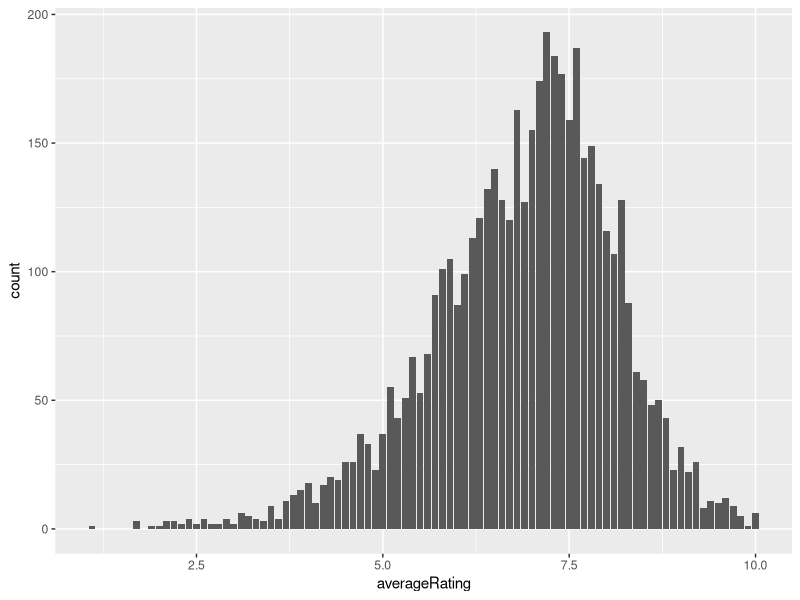
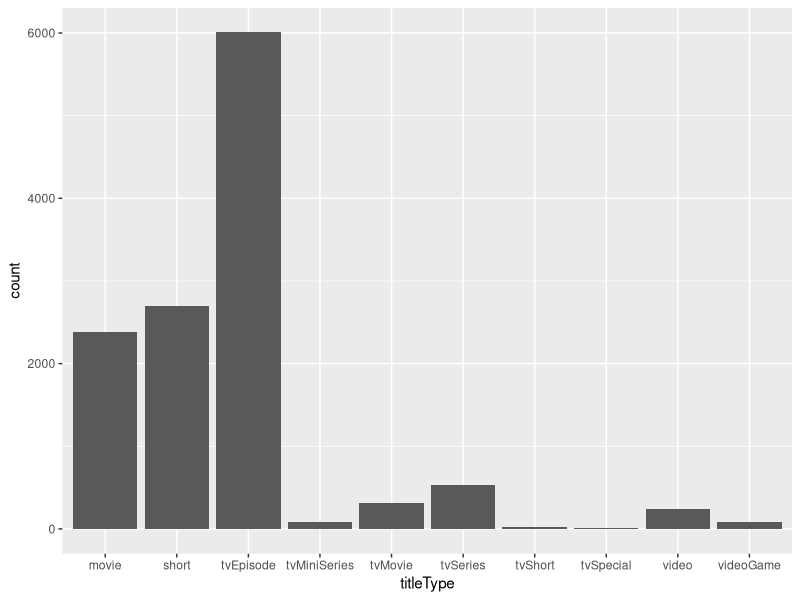
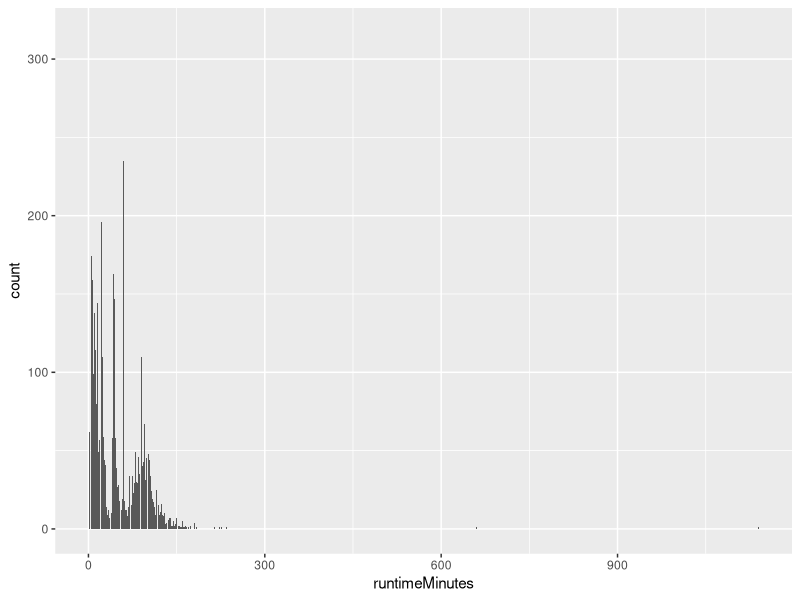
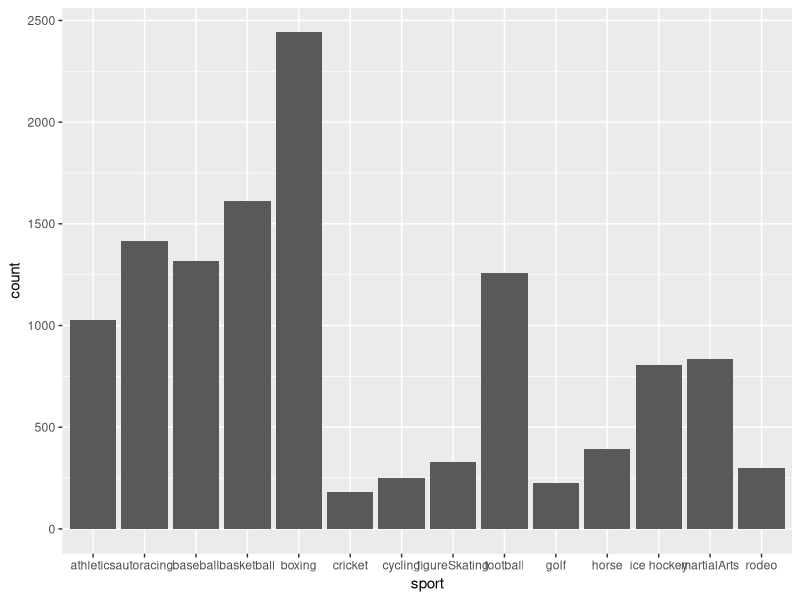
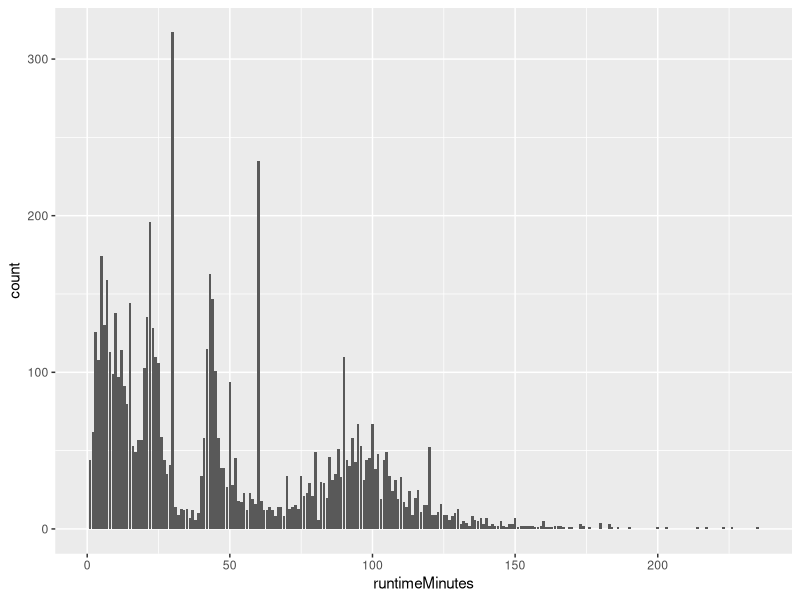

Generate these figures, in order, with R: (Note: this script raises an error after producing the figures.)
## ---- chunk 1
library(tidyverse)
## ---- chunk 2
allSportFilms <- read.csv("agbign20/data/allSportsFilms.csv")
## ---- chunk 3
allSportFilms <- allSportFilms[, -c(1,2,5,7,8)]
allSportFilms <- allSportFilms %>%
  mutate(runtimeMinutes = as.numeric(runtimeMinutes)) %>%
  filter(isAdult == "0")
allSportFilms <- allSportFilms[,-3]
## ---- chunk 4
ggplot(allSportFilms, aes(x=averageRating)) + geom_bar()
ggplot(allSportFilms, aes(x=titleType)) + geom_bar() # mostly tv episodes
ggplot(allSportFilms, aes(x=runtimeMinutes)) + geom_bar() # lets look at this one closer
ggplot(allSportFilms, aes(x=sport)) + geom_bar() # mostly boxing movies
## ---- chunk 5
allSportFilms %>% filter(runtimeMinutes <= 250) %>% ggplot(aes(x=runtimeMinutes)) + geom_bar()
# looks like about 40 and 60 minutes have the highest count, makes sense since tvepisode is the highest count of title type
## ---- chunk 6
#sports <- c("boxing", "football", "autoracing", "martialArts", "golf", "ice hockey")

comedyDramaSports <- allSportFilms %>% mutate(ComedyIND = ifelse(str_detect(genres,"Comedy"),"Comedy",NA),
         DramaIND = ifelse(str_detect(genres,"Drama"),"Drama",NA)) %>%
  pivot_longer(cols=ComedyIND:DramaIND,names_to=NULL,values_to="Type") %>%
  drop_na("Type") %>% select(primaryTitle, Year, Type, averageRating, sport) %>%
  filter(sport %in% sports)

ggplot(comedyDramaSports, aes(x = sport, y = averageRating, fill = Type)) + geom_boxplot()

## ---- chunk 7
newAllSportFilms <- allSportFilms %>% 
  filter(titleType == "movie") %>% 
  filter(Year >= 1980)

newAllSportFilms$Genre <- paste(newAllSportFilms$genre, newAllSportFilms$Genres, sep = ",")
newAllSportFilms <- newAllSportFilms[,-c(1,4,8)]

cdsports <- newAllSportFilms %>% mutate(ComedyIND = ifelse(str_detect(Genre, "Comedy"), "Comedy", NA),
                                     DramaIND = ifelse(str_detect(Genre, "Drama"), "Drama", NA)) %>%
  pivot_longer(cols=ComedyIND:DramaIND,names_to = NULL, values_to = "Type") %>%
  drop_na("Type") %>% select(primaryTitle,Year, Type, averageRating, sport)
## ---- chunk 8
ggplot(cdsports, aes(x = Type, y = averageRating, fill = Type)) + geom_boxplot()
## ---- chunk 9
comedy <- cdsports %>% filter(Type == "Comedy")
drama <- cdsports %>% filter(Type == "Drama")
t.test(comedy$averageRating, drama$averageRating, var.equal = TRUE) # welchs t test (doesnt assume variance is equal)
## ---- chunk 10
cdsports %>% count(sport, Type) %>% view() # look at the number of comedy and drama movies for each sport
cdsports <- cdsports %>% 
  mutate(sport = fct_other(cdsports$sport, keep = c("autoracing", "baseball", "basketball", "football", "martialArts"))) %>%
  mutate(Type = as.factor(Type))
ggplot(cdsports, aes(x = sport, y = averageRating, fill = Type)) + geom_boxplot()
## ---- chunk 11

cdsports %>% group_by(Type, sport) %>%
  summarize(mean = round(mean(averageRating, na.rm = TRUE)),
            sd = round(sd(averageRating, na.rm = TRUE))) %>% view()

mod <- aov(averageRating ~ Type * sport, data = cdsports)
summary(mod)
## ---- chunk 12
library(multcomp)

mod1 = glm(averageRating ~ Type*sport, data=cdsports)


summary(glht(mod1, mcp(sport ="Tukey"))) # avg rating is not significantly different between sports
summary(glht(mod1, mcp(Type ="Tukey"))) # avg rating is not significantly different between the two genres
